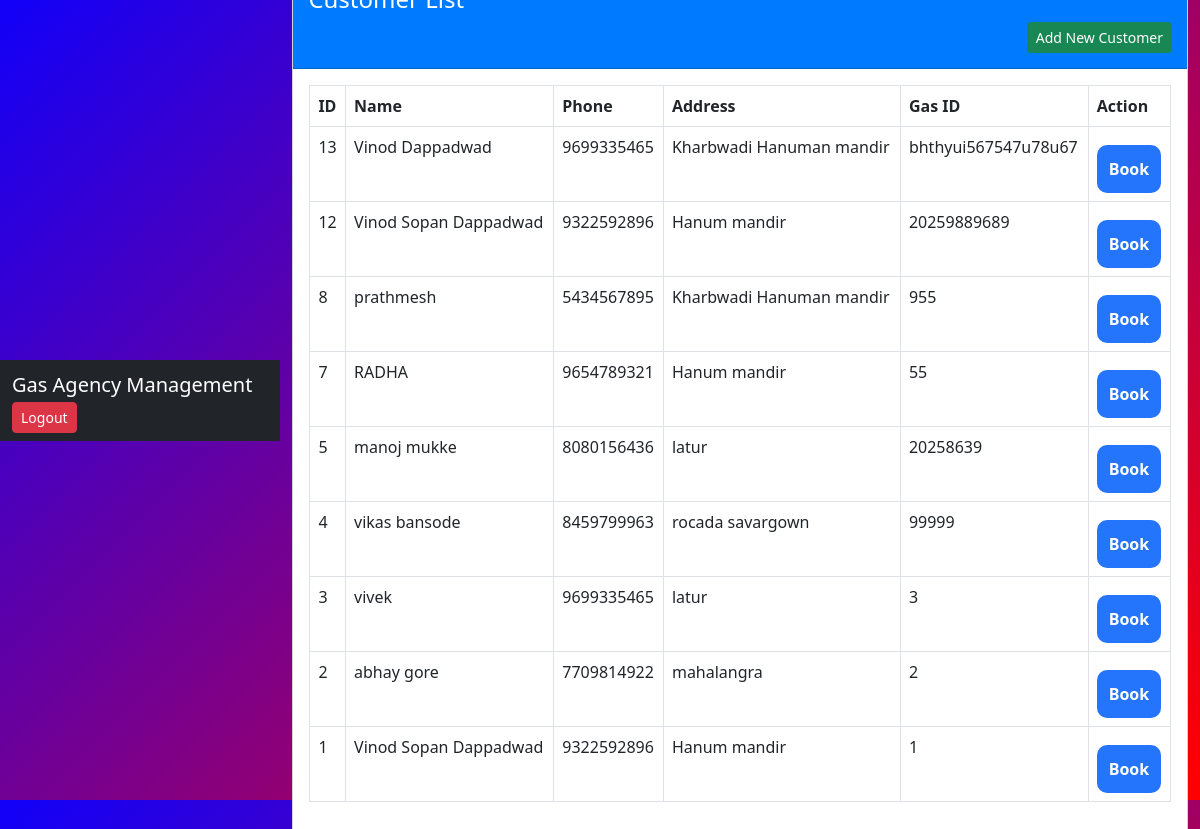
The page /view_customer.php (signed in) on the database its author committed.
### tables this page shows
CREATE TABLE `customers` (
  `id` int(11) NOT NULL,
  `name` varchar(100) NOT NULL,
  `phone` varchar(15) NOT NULL,
  `address` text DEFAULT NULL,
  `gas_id` varchar(20) DEFAULT NULL
);

### view_customer.php (the view, shortened to what this page needs)
<?php
include 'config.php';
$customers = mysqli_query($conn, "SELECT * FROM customers ORDER BY id DESC");
?>
<!DOCTYPE html>
<html>
<head>
    <link href="https://cdn.jsdelivr.net/npm/bootstrap@5.3.0/dist/css/bootstrap.min.css" rel="stylesheet">
    <link rel="stylesheet" href="style.css">
</head>
<body>
    <nav class="navbar navbar-dark bg-dark">
        <div class="container-fluid">
            <span class="navbar-brand mb-0 h1">Gas Agency Management</span>
            <a href="index.php" class="btn btn-danger btn-sm">Logout</a>
        </div>
    </nav>
    <div class="container mt-4">
        <div class="row">
            <div class="col-md-12">
                <div class="card">
                    <div class="card-header">
                        <h4>Customer List</h4>
                        <a href="add_customer.php" class="btn btn-success btn-sm float-end">Add New Customer</a>
                    </div>
                    <div class="card-body">
                        <table class="table table-bordered">
                            <thead>
                                <tr>
                                    <th>ID</th>
                                    <th>Name</th>
                                    <th>Phone</th>
                                    <th>Address</th>
                                    <th>Gas ID</th>
                                    <th>Action</th>
                                </tr>
                            </thead>
                            <tbody>
                                <?php while($row = mysqli_fetch_assoc($customers)): ?>
                                <tr>
                                    <td><?php echo $row['id']; ?></td>
                                    <td><?php echo $row['name']; ?></td>
                                    <td><?php echo $row['phone']; ?></td>
                                    <td><?php echo $row['address']; ?></td>
                                    <td><?php echo $row['gas_id']; ?></td>
                                    <td>
                                        <a href="add_booking.php?customer_id=<?php echo $row['id']; ?>" class="btn btn-primary btn-sm">Book</a>
                                    </td>
                                </tr>
                                <?php endwhile; ?>
                            </tbody>
                        </table>
                    </div>
                </div>
            </div>
        </div>
    </div>
</body>
</html>

### style.css (style rules this page uses)
body { font-family: Arial, sans-serif; background-color: #c51212; }
.card { margin-bottom: 20px; }
.card-header { background-color: #007bff; color: white; padding: 15px; }
body { background: linear-gradient(135deg, #1100f9 0%, #ff0000 100%); height: 100vh; margin: 0; display: flex; justify-content: center; align-items: center; font-family: 'Segoe UI', sans-serif; }
.btn-primary { background: #2575fc; border: none; border-radius: 10px; padding: 12px; font-weight: bold; font-size: 16px; transition: 0.3s; margin-top: 10px; }

### rows shown on the page
customers: id "13", name "Vinod Dappadwad", phone "9699335465", address "Kharbwadi Hanuman mandir", gas "bhthyui567547u78u67"
customers: id "12", name "Vinod Sopan Dappadwad", phone "9322592896", address "Hanum mandir", gas "20259889689"
customers: id "8", name "prathmesh", phone "5434567895", address "Kharbwadi Hanuman mandir", gas "955"
customers: id "7", name "RADHA", phone "9654789321", address "Hanum mandir", gas "55"
customers: id "5", name "manoj mukke", phone "8080156436", address "latur", gas "20258639"
customers: id "4", name "vikas bansode", phone "8459799963", address "rocada savargown", gas "99999"
customers: id "3", name "vivek", phone "9699335465", address "latur", gas "3"
customers: id "2", name "abhay gore", phone "7709814922", address "mahalangra", gas "2"
customers: id "1", name "Vinod Sopan Dappadwad", phone "9322592896", address "Hanum mandir", gas "1"
